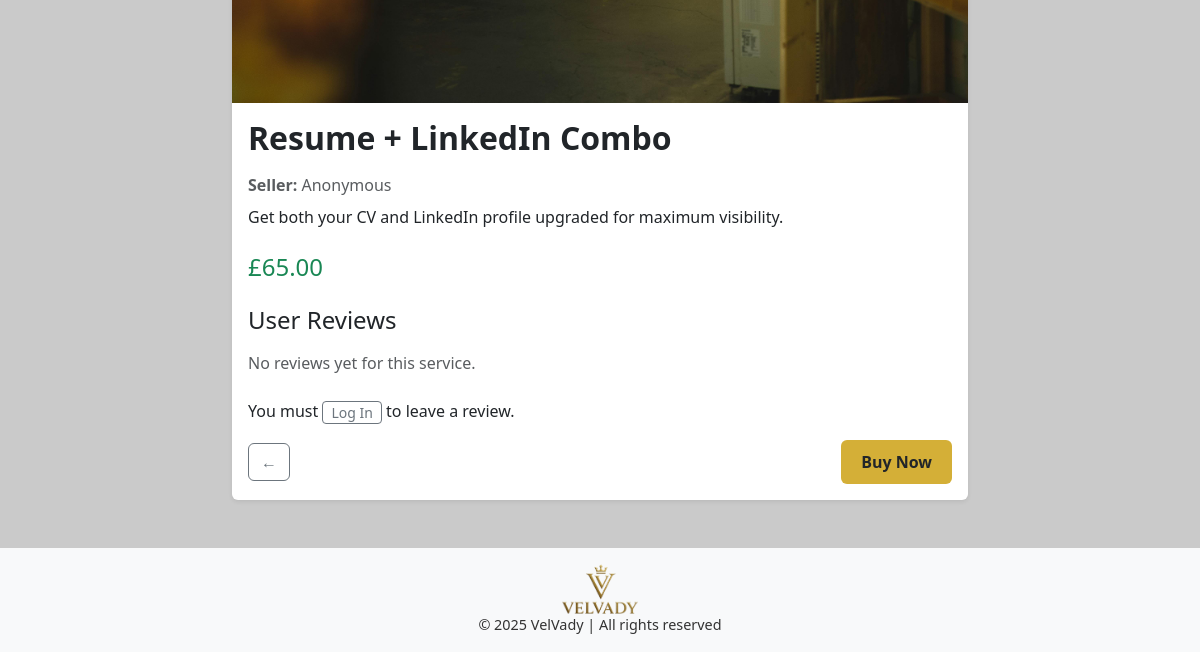
/products/products/resume-package/ (lower part), run on an earlier commit of the app's database.
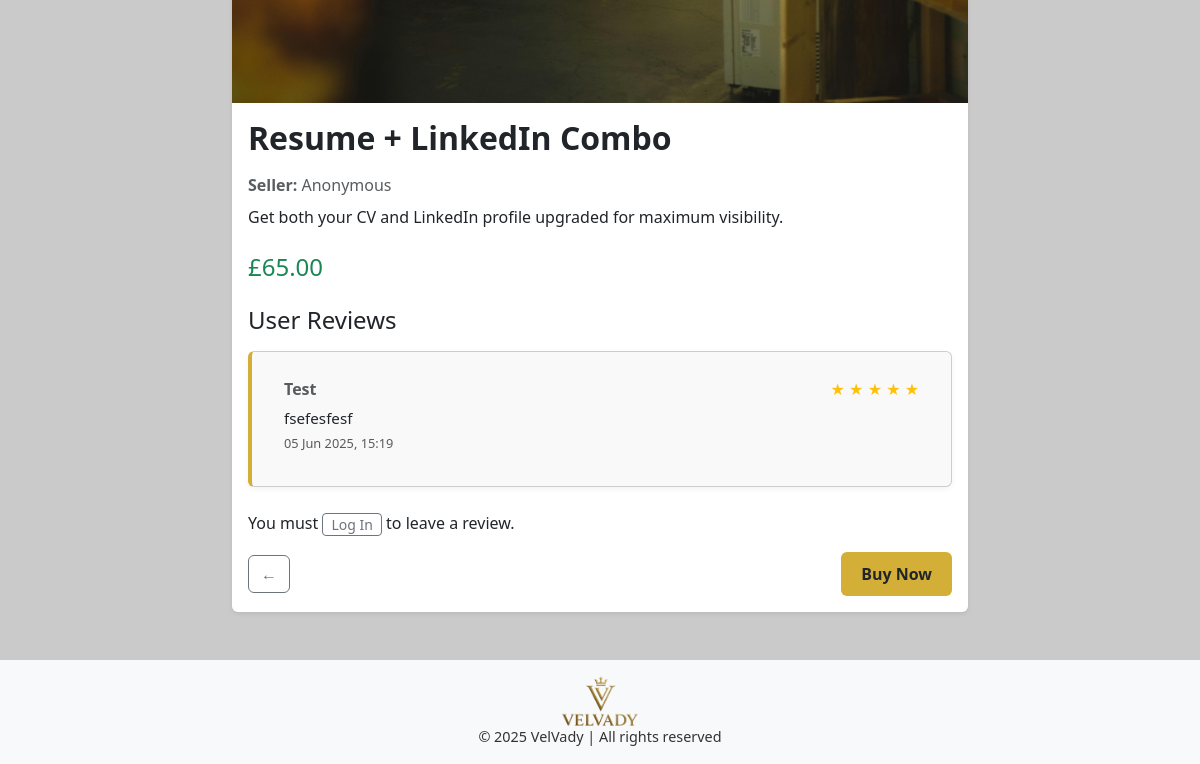
And on a later commit of the database.
### products/models.py (models this page shows, shortened)
class Review(models.Model):
    service = models.ForeignKey(Service, on_delete=models.CASCADE, related_name='reviews')
    user = models.ForeignKey(settings.AUTH_USER_MODEL, on_delete=models.CASCADE)
    rating = models.PositiveIntegerField(validators=[MinValueValidator(1), MaxValueValidator(5)])
    comment = models.TextField(blank=True)
    created_at = models.DateTimeField(auto_now_add=True)

### accounts/models.py (models this page shows, shortened)
class CustomUser(AbstractBaseUser, PermissionsMixin):
    email = models.EmailField(unique=True)
    first_name = models.CharField(max_length=50)
    last_name = models.CharField(max_length=50)
    address = models.TextField()
    is_active = models.BooleanField(default=True)
    is_staff = models.BooleanField(default=False)
    date_joined = models.DateTimeField(default=timezone.now)
    objects = CustomUserManager()
    USERNAME_FIELD = "email"
    REQUIRED_FIELDS = ["first_name", "last_name", "address"]

### products/views.py (the view)
# urls.py: path('products/<slug:slug>/', views.service_detail_view, name='service_detail'),
def service_detail_view(request, slug):
    service = get_object_or_404(Service, slug=slug)
    reviews = Review.objects.filter(service=service).order_by('-created_at')
    if request.method == 'POST':
        review_form = ReviewForm(request.POST)
        if review_form.is_valid():
            new_review = review_form.save(commit=False)
            new_review.user = request.user
            new_review.service = service
            new_review.save()
            return redirect('service_detail', slug=slug)
    else:
        review_form = ReviewForm()
    return render(request, 'products/service_detail.html', {
        'service': service,
        'reviews': reviews,
        'review_form': review_form,
        "STRIPE_PUBLIC_KEY": settings.STRIPE_PUBLISHABLE_KEY,
    })

### products/templates/products/service_detail.html (shortened to what the changed rows need)
{% extends "core/base.html" %}
{% load static %}
{% block content %}
<div class="container my-5">
    <div class="row justify-content-center">
        <div class="col-md-8">
            <div class="card shadow-sm border-0">
                <div class="card-body">
                    <h2 class="fw-bold mb-3">{{ service.title }}</h2>
                    <div class="service-detail-page">
                        <div class="mb-4">
                            <h4 class="mb-3">User Reviews</h4>
                            {% if reviews %}
                                {% for review in reviews %}
                                    <div class="card my-3">
                                        <div class="card-body">
                                              <h6 class="card-subtitle mb-2 text-muted d-flex justify-content-between align-items-center">
                                                <strong>
                                                        {% if review.user.first_name %}
                                                            {{ review.user.first_name }}
                                                        {% else %}
                                                            {{ review.user.email }}
                                                        {% endif %}
                                                    </strong>
                                                    <span class="ms-2">
                                                        {% with total_stars=5 %}
                                                            {% for i in "12345"|slice:":total_stars"|make_list %}
                                                                {% if forloop.counter <= review.rating %}
                                                                    <span class="text-warning">★</span>
                                                                {% else %}
                                                                    <span class="text-muted">★</span>
                                                                {% endif %}
                                                            {% endfor %}
                                                        {% endwith %}
                                                    </span>
                                              </h6>
                                            <p class="card-text mb-0">{{ review.comment }}</p>
                                            <small class="text-muted">{{ review.created_at|date:"d M Y, H:i" }}</small>
                                        </div>
                                    </div>
                                {% endfor %}
                            {% else %}
                                <p class="text-muted">No reviews yet for this service.</p>
                            {% endif %}
                        </div>
                    </div>
                </div>
            </div>
        </div>
    </div>
</div>
{% endblock %}

What changed in the data, as far as the page shows it:
added Review: user.first_name "Test", rating 5 (drawn), comment "fsefesfesf", created_at "05 Jun 2025, 15:19"
Also different on the page:
text no longer shown: "No reviews yet for this service."
